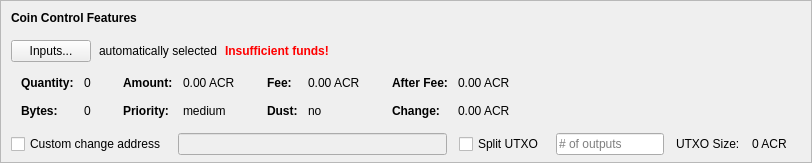
    <widget class="QFrame" name="frameCoinControl">
     <property name="sizePolicy">
      <sizepolicy hsizetype="Expanding" vsizetype="Expanding">
       <horstretch>0</horstretch>
       <verstretch>0</verstretch>
      </sizepolicy>
     </property>
     <property name="maximumSize">
      <size>
       <width>16777215</width>
       <height>16777215</height>
      </size>
     </property>
     <property name="frameShape">
      <enum>QFrame::StyledPanel</enum>
     </property>
     <property name="frameShadow">
      <enum>QFrame::Sunken</enum>
     </property>
     <layout class="QVBoxLayout" name="verticalLayoutCoinControl2">
      <property name="spacing">
       <number>0</number>
      </property>
      <property name="leftMargin">
       <number>0</number>
      </property>
      <property name="topMargin">
       <number>0</number>
      </property>
      <property name="rightMargin">
       <number>0</number>
      </property>
      <property name="bottomMargin">
       <number>6</number>
      </property>
      <item>
       <layout class="QVBoxLayout" name="verticalLayoutCoinControl" stretch="0,0,0,0,1">
        <property name="spacing">
         <number>0</number>
        </property>
        <property name="leftMargin">
         <number>10</number>
        </property>
        <property name="topMargin">
         <number>10</number>
        </property>
        <item>
         <layout class="QHBoxLayout" name="horizontalLayoutCoinControl1">
          <property name="bottomMargin">
           <number>15</number>
          </property>
          <item>
           <widget class="QLabel" name="labelCoinControlFeatures">
            <property name="sizePolicy">
             <sizepolicy hsizetype="Preferred" vsizetype="Maximum">
              <horstretch>0</horstretch>
              <verstretch>0</verstretch>
             </sizepolicy>
            </property>
            <property name="font">
             <font>
              <weight>75</weight>
              <bold>true</bold>
             </font>
            </property>
            <property name="styleSheet">
             <string notr="true">font-weight:bold;</string>
            </property>
            <property name="text">
             <string>Coin Control Features</string>
            </property>
           </widget>
          </item>
         </layout>
        </item>
        <item>
         <layout class="QHBoxLayout" name="horizontalLayoutCoinControl2" stretch="0,0,0,0">
          <property name="spacing">
           <number>8</number>
          </property>
          <property name="bottomMargin">
           <number>10</number>
          </property>
          <item>
           <widget class="QPushButton" name="pushButtonCoinControl">
            <property name="styleSheet">
             <string notr="true"/>
            </property>
            <property name="text">
             <string>Inputs...</string>
            </property>
            <property name="autoDefault">
             <bool>false</bool>
            </property>
           </widget>
          </item>
          <item>
           <widget class="QLabel" name="labelCoinControlAutomaticallySelected">
            <property name="text">
             <string>automatically selected</string>
            </property>
            <property name="margin">
             <number>5</number>
            </property>
           </widget>
          </item>
          <item>
           <widget class="QLabel" name="labelCoinControlInsuffFunds">
            <property name="font">
             <font>
              <weight>75</weight>
              <bold>true</bold>
             </font>
            </property>
            <property name="styleSheet">
             <string notr="true">color:red;font-weight:bold;</string>
            </property>
            <property name="text">
             <string>Insufficient funds!</string>
            </property>
            <property name="margin">
             <number>5</number>
            </property>
           </widget>
          </item>
          <item>
           <spacer name="horizontalSpacerCoinControl">
            <property name="orientation">
             <enum>Qt::Horizontal</enum>
            </property>
            <property name="sizeHint" stdset="0">
             <size>
              <width>40</width>
              <height>1</height>
             </size>
            </property>
           </spacer>
          </item>
         </layout>
        </item>
        <item>
         <widget class="QWidget" name="widgetCoinControl" native="true">
          <property name="sizePolicy">
           <sizepolicy hsizetype="Preferred" vsizetype="Preferred">
            <horstretch>0</horstretch>
            <verstretch>0</verstretch>
           </sizepolicy>
          </property>
          <property name="minimumSize">
           <size>
            <width>0</width>
            <height>0</height>
           </size>
          </property>
          <property name="styleSheet">
           <string notr="true"/>
          </property>
          <layout class="QHBoxLayout" name="horizontalLayoutCoinControl5">
           <property name="leftMargin">
            <number>0</number>
           </property>
           <property name="topMargin">
            <number>0</number>
           </property>
           <property name="rightMargin">
            <number>0</number>
           </property>
           <property name="bottomMargin">
            <number>0</number>
           </property>
           <item>
            <layout class="QHBoxLayout" name="horizontalLayoutCoinControl3" stretch="0,0,0,1">
             <property name="spacing">
              <number>20</number>
             </property>
             <property name="topMargin">
              <number>0</number>
             </property>
             <property name="bottomMargin">
              <number>10</number>
             </property>
             <item>
              <layout class="QFormLayout" name="formLayoutCoinControl1">
               <property name="horizontalSpacing">
                <number>10</number>
               </property>
               <property name="verticalSpacing">
                <number>14</number>
               </property>
               <property name="leftMargin">
                <number>10</number>
               </property>
               <property name="topMargin">
                <number>4</number>
               </property>
               <property name="rightMargin">
                <number>6</number>
               </property>
               <item row="0" column="0">
                <widget class="QLabel" name="labelCoinControlQuantityText">
                 <property name="font">
                  <font>
                   <weight>75</weight>
                   <bold>true</bold>
                  </font>
                 </property>
                 <property name="text">
                  <string>Quantity:</string>
                 </property>
                 <property name="margin">
                  <number>0</number>
                 </property>
                </widget>
               </item>
               <item row="0" column="1">
                <widget class="QLabel" name="labelCoinControlQuantity">
                 <property name="cursor">
                  <cursorShape>IBeamCursor</cursorShape>
                 </property>
                 <property name="contextMenuPolicy">
                  <enum>Qt::ActionsContextMenu</enum>
                 </property>
                 <property name="text">
                  <string notr="true">0</string>
                 </property>
                 <property name="margin">
                  <number>0</number>
                 </property>
                 <property name="textInteractionFlags">
                  <set>Qt::LinksAccessibleByMouse|Qt::TextSelectableByKeyboard|Qt::TextSelectableByMouse</set>
                 </property>
                </widget>
               </item>
               <item row="1" column="0">
                <widget class="QLabel" name="labelCoinControlBytesText">
                 <property name="font">
                  <font>
                   <weight>75</weight>
                   <bold>true</bold>
                  </font>
                 </property>
                 <property name="text">
                  <string>Bytes:</string>
                 </property>
                </widget>
               </item>
               <item row="1" column="1">
                <widget class="QLabel" name="labelCoinControlBytes">
                 <property name="cursor">
                  <cursorShape>IBeamCursor</cursorShape>
                 </property>
                 <property name="contextMenuPolicy">
                  <enum>Qt::ActionsContextMenu</enum>
                 </property>
                 <property name="text">
                  <string notr="true">0</string>
                 </property>
                 <property name="textInteractionFlags">
                  <set>Qt::LinksAccessibleByMouse|Qt::TextSelectableByKeyboard|Qt::TextSelectableByMouse</set>
                 </property>
                </widget>
               </item>
              </layout>
             </item>
             <item>
              <layout class="QFormLayout" name="formLayoutCoinControl2">
               <property name="horizontalSpacing">
                <number>10</number>
               </property>
               <property name="verticalSpacing">
                <number>14</number>
               </property>
               <property name="leftMargin">
                <number>6</number>
               </property>
               <property name="topMargin">
                <number>4</number>
               </property>
               <property name="rightMargin">
                <number>6</number>
               </property>
               <item row="0" column="0">
                <widget class="QLabel" name="labelCoinControlAmountText">
                 <property name="font">
                  <font>
                   <weight>75</weight>
                   <bold>true</bold>
                  </font>
                 </property>
                 <property name="text">
                  <string>Amount:</string>
                 </property>
                 <property name="margin">
                  <number>0</number>
                 </property>
                </widget>
               </item>
               <item row="0" column="1">
                <widget class="QLabel" name="labelCoinControlAmount">
                 <property name="cursor">
                  <cursorShape>IBeamCursor</cursorShape>
                 </property>
                 <property name="contextMenuPolicy">
                  <enum>Qt::ActionsContextMenu</enum>
                 </property>
                 <property name="text">
                  <string notr="true">0.00 ACR</string>
                 </property>
                 <property name="textInteractionFlags">
                  <set>Qt::LinksAccessibleByMouse|Qt::TextSelectableByKeyboard|Qt::TextSelectableByMouse</set>
                 </property>
                </widget>
               </item>
               <item row="1" column="0">
                <widget class="QLabel" name="labelCoinControlPriorityText">
                 <property name="font">
                  <font>
                   <weight>75</weight>
                   <bold>true</bold>
                  </font>
                 </property>
                 <property name="text">
                  <string>Priority:</string>
                 </property>
                </widget>
               </item>
               <item row="1" column="1">
                <widget class="QLabel" name="labelCoinControlPriority">
                 <property name="cursor">
                  <cursorShape>IBeamCursor</cursorShape>
                 </property>
                 <property name="contextMenuPolicy">
                  <enum>Qt::ActionsContextMenu</enum>
                 </property>
                 <property name="text">
                  <string>medium</string>
                 </property>
                 <property name="textInteractionFlags">
                  <set>Qt::LinksAccessibleByMouse|Qt::TextSelectableByKeyboard|Qt::TextSelectableByMouse</set>
                 </property>
                </widget>
               </item>
              </layout>
             </item>
             <item>
              <layout class="QFormLayout" name="formLayoutCoinControl3">
               <property name="horizontalSpacing">
                <number>10</number>
               </property>
               <property name="verticalSpacing">
                <number>14</number>
               </property>
               <property name="leftMargin">
                <number>6</number>
               </property>
               <property name="topMargin">
                <number>4</number>
               </property>
               <property name="rightMargin">
                <number>6</number>
               </property>
               <item row="0" column="0">
                <widget class="QLabel" name="labelCoinControlFeeText">
                 <property name="font">
                  <font>
                   <weight>75</weight>
                   <bold>true</bold>
                  </font>
                 </property>
                 <property name="text">
                  <string>Fee:</string>
                 </property>
                 <property name="margin">
                  <number>0</number>
                 </property>
                </widget>
               </item>
               <item row="0" column="1">
                <widget class="QLabel" name="labelCoinControlFee">
                 <property name="cursor">
                  <cursorShape>IBeamCursor</cursorShape>
                 </property>
                 <property name="contextMenuPolicy">
                  <enum>Qt::ActionsContextMenu</enum>
                 </property>
                 <property name="text">
                  <string notr="true">0.00 ACR</string>
                 </property>
                 <property name="textInteractionFlags">
                  <set>Qt::LinksAccessibleByMouse|Qt::TextSelectableByKeyboard|Qt::TextSelectableByMouse</set>
                 </property>
                </widget>
               </item>
               <item row="1" column="0">
                <widget class="QLabel" name="labelCoinControlLowOutputText">
                 <property name="font">
                  <font>
                   <weight>75</weight>
                   <bold>true</bold>
                  </font>
                 </property>
                 <property name="text">
                  <string>Dust:</string>
                 </property>
                </widget>
               </item>
               <item row="1" column="1">
                <widget class="QLabel" name="labelCoinControlLowOutput">
                 <property name="cursor">
                  <cursorShape>IBeamCursor</cursorShape>
                 </property>
                 <property name="contextMenuPolicy">
                  <enum>Qt::ActionsContextMenu</enum>
                 </property>
                 <property name="text">
                  <string>no</string>
                 </property>
                 <property name="textInteractionFlags">
                  <set>Qt::LinksAccessibleByMouse|Qt::TextSelectableByKeyboard|Qt::TextSelectableByMouse</set>
                 </property>
                </widget>
               </item>
              </layout>
             </item>
             <item>
              <layout class="QFormLayout" name="formLayoutCoinControl4">
               <property name="horizontalSpacing">
                <number>10</number>
               </property>
               <property name="verticalSpacing">
                <number>14</number>
               </property>
               <property name="leftMargin">
                <number>6</number>
               </property>
               <property name="topMargin">
                <number>4</number>
               </property>
               <property name="rightMargin">
                <number>6</number>
               </property>
               <item row="0" column="0">
                <widget class="QLabel" name="labelCoinControlAfterFeeText">
                 <property name="font">
                  <font>
                   <weight>75</weight>
                   <bold>true</bold>
                  </font>
                 </property>
                 <property name="text">
                  <string>After Fee:</string>
                 </property>
                 <property name="margin">
                  <number>0</number>
                 </property>
                </widget>
               </item>
               <item row="0" column="1">
                <widget class="QLabel" name="labelCoinControlAfterFee">
                 <property name="cursor">
                  <cursorShape>IBeamCursor</cursorShape>
                 </property>
                 <property name="contextMenuPolicy">
                  <enum>Qt::ActionsContextMenu</enum>
                 </property>
                 <property name="text">
                  <string notr="true">0.00 ACR</string>
                 </property>
                 <property name="textInteractionFlags">
                  <set>Qt::LinksAccessibleByMouse|Qt::TextSelectableByKeyboard|Qt::TextSelectableByMouse</set>
                 </property>
                </widget>
               </item>
               <item row="1" column="0">
                <widget class="QLabel" name="labelCoinControlChangeText">
                 <property name="font">
                  <font>
                   <weight>75</weight>
                   <bold>true</bold>
                  </font>
                 </property>
                 <property name="text">
                  <string>Change:</string>
                 </property>
                </widget>
               </item>
               <item row="1" column="1">
                <widget class="QLabel" name="labelCoinControlChange">
                 <property name="cursor">
                  <cursorShape>IBeamCursor</cursorShape>
                 </property>
                 <property name="contextMenuPolicy">
                  <enum>Qt::ActionsContextMenu</enum>
                 </property>
                 <property name="text">
                  <string notr="true">0.00 ACR</string>
                 </property>
                 <property name="textInteractionFlags">
                  <set>Qt::LinksAccessibleByMouse|Qt::TextSelectableByKeyboard|Qt::TextSelectableByMouse</set>
                 </property>
                </widget>
               </item>
              </layout>
             </item>
            </layout>
           </item>
          </layout>
         </widget>
        </item>
        <item>
         <layout class="QHBoxLayout" name="horizontalLayoutCoinControl4" stretch="0,0,0,0,0,0,0">
          <property name="spacing">
           <number>12</number>
          </property>
          <property name="sizeConstraint">
           <enum>QLayout::SetDefaultConstraint</enum>
          </property>
          <property name="topMargin">
           <number>5</number>
          </property>
          <property name="rightMargin">
           <number>5</number>
          </property>
          <item>
           <widget class="QCheckBox" name="checkBoxCoinControlChange">
            <property name="toolTip">
             <string>If this is activated, but the change address is empty or invalid, change will be sent to a newly generated address.</string>
            </property>
            <property name="text">
             <string>Custom change address</string>
            </property>
           </widget>
          </item>
          <item>
           <widget class="QValidatedLineEdit" name="lineEditCoinControlChange">
            <property name="enabled">
             <bool>false</bool>
            </property>
            <property name="sizePolicy">
             <sizepolicy hsizetype="Expanding" vsizetype="Fixed">
              <horstretch>0</horstretch>
              <verstretch>0</verstretch>
             </sizepolicy>
            </property>
           </widget>
          </item>
          <item>
           <widget class="QCheckBox" name="splitBlockCheckBox">
            <property name="text">
             <string>Split UTXO</string>
            </property>
           </widget>
          </item>
          <item>
           <widget class="QLineEdit" name="splitBlockLineEdit">
            <property name="sizePolicy">
             <sizepolicy hsizetype="Fixed" vsizetype="Fixed">
              <horstretch>50</horstretch>
              <verstretch>0</verstretch>
             </sizepolicy>
            </property>
            <property name="placeholderText">
             <string># of outputs</string>
            </property>
           </widget>
          </item>
          <item>
           <widget class="QLabel" name="labelBlockSizeText">
            <property name="text">
             <string>UTXO Size:</string>
            </property>
           </widget>
          </item>
          <item>
           <widget class="QLabel" name="labelBlockSize">
            <property name="text">
             <string>0 ACR</string>
            </property>
           </widget>
          </item>
          <item>
           <widget class="QLabel" name="labelCoinControlChangeLabel">
            <property name="sizePolicy">
             <sizepolicy hsizetype="Preferred" vsizetype="Expanding">
              <horstretch>0</horstretch>
              <verstretch>0</verstretch>
             </sizepolicy>
            </property>
            <property name="minimumSize">
             <size>
              <width>0</width>
              <height>0</height>
             </size>
            </property>
            <property name="text">
             <string/>
            </property>
            <property name="margin">
             <number>3</number>
            </property>
           </widget>
          </item>
         </layout>
        </item>
        <item>
         <spacer name="verticalSpacerCoinControl">
          <property name="orientation">
           <enum>Qt::Vertical</enum>
          </property>
          <property name="sizeHint" stdset="0">
           <size>
            <width>800</width>
            <height>1</height>
           </size>
          </property>
         </spacer>
        </item>
       </layout>
      </item>
     </layout>
    </widget>
